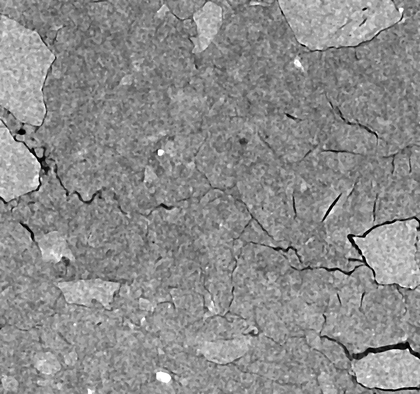
%> input picture INPUT_IMAGE.tif, 420 x 394 px, shrunk from 1206 x 1131 before the run
$ octave Crack_Segmentation_V1.0.m   (GNU Octave 9; MATLAB toolbox functions it lacks are replaced by stand-ins)
%> lines starting %> are read from the running program, lines starting %| are printed output that depends on the picture; in (x1, y1, x2, y2) boxes, pixels count from 0 and x2, y2 are one past the last pixel; in counts of white or black regions, pixels touching at a corner belong together; the program's own positions count from 1
% CRACK SEGMENTATION Version 1.0

% Fracture tracing script, currently only tested on SEM/BSE images, small size photographs and CT micrographs.
% Most important parameters to changes: MEDIAN FILTER aperture, BINARIZED bw_threshold, MORPHOLOGICAL PARAMETER gap_length1, conversion.
%
% Author: Roberto Rizzo @ HWU Edinburgh / University of Aberdeen
% Date: February 2020
% Based on Luke Griffiths (crack-extract Python Code) and Franz Abes code (FRAg)

clear;
close all;
workspace;
format short g;
format compact;

%% --------------------------- SET PARAMETERS ----------------------------
%INPUT Value of pixel per m in the analysed image
conversion= 240; % in pixel/m BSE_Test = 1115; BSE_Test2=1490

%MEDIAN FILTER
% n x m area for median filter. preferably smaller than the pore size and larger than the fracture aperature
aperture1      = [64 64];  % default [24 24]
aperture2      = [2 2]; %default [3 3]

% BINARIZATION AND FILTER PARAMETERS
% binarization threshold (1-100)
bw_threshold   = 30;  %default 30
% neighbourhoodsize (x,y) for wiener filter
wiener_area1    = [10 10];
wiener_area2    = [3 3];
% min-max range to rescale grayscale values
rescale_range  = [0 40];

% MORPHOLOGICAL PARAMETERS
% minimum fracture length in pixels (given by the major axes length, regionprops function)
frac_length     = 16;    % default 8
% largest object size (nr of pixels) to be removed
object_limit    = round((2/3).*frac_length);  % default 2/3
% gap length closed by morphological dilation-erosion
gap_length1     = round((1/3).*frac_length);   % default 1/3

% TARGETED CLOSING
% eccentricity threshold (0 is circular, 1 is line)
ecc_threshold   = 0.99;
% variation in alignment between major axis of component and end-point of a second component (-angle_var to + angle_var, in degrees)
angle_var       = 15;
% gap length between line segments closed by targeted connections
gap_length2     = 10; %default 10

% PRUNING
% length of branches to be pruned
pruning_length  = frac_length; %default none
% last size-based filter
frac_length2 = 1.*frac_length;     %default 1

%% ============================ READ DATA ================================
[FILENAME, PATHNAME] = uigetfile({'*.*'},'Select an image');
%> the answer given: INPUT_IMAGE.tif
Im_original = imread([PATHNAME FILENAME]);
%> Im_original is the input picture: size 394x420 uint8; min 0, max 255, mean 140.1
%Im_original = imread("Cor_Pre.png");

figure; imshow(Im_original,[]);
axis on;
axis image;
axis tight;
box on;
set(gca, 'FontSize', 14);
caption = sprintf('Input Image');
title(caption, 'Interpreter', 'None');
xlabel('X [px]');
ylabel('Y [px]');


% Get the dimensions of the image.
% numberOfColorChannels should be = 1 for a gray scale image, and 3 for an RGB color image.
[rows, columns, numberOfColorChannels] = size(Im_original);
%> rows = 394; columns = 420; numberOfColorChannels = 1
if numberOfColorChannels > 1
  % It's not really gray scale like we expected - it's color.
  % Use weighted sum of ALL channels to create a gray scale image.
  Im_original = rgb2gray(Im_original);
  % ALTERNATE METHOD: Convert it to gray scale by taking only the green channel,
  % which in a typical snapshot will be the least noisy channel.
  % grayImage = grayImage(:, :, 2); % Take green channel.
end

% SETTINGS FOR CUTTING DOWN SIZE FOR SPECIFIC IMAGE SIZES
% Im_original = Im_original(1:1696,1:end);
% Im_original = Im_original(1:849,1:end);

%%========================== BINARIZATION ===============================
%FILTER1 - Filter out small components
tic;
%median filter
Im_filt = medfilt2(Im_original, aperture1,'symmetric');
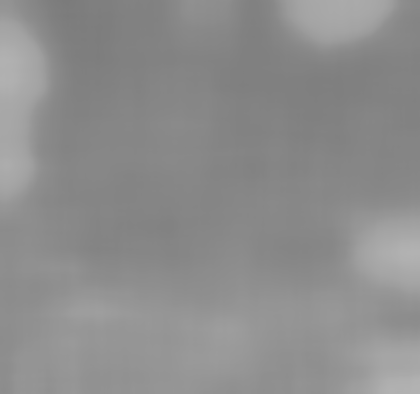
%> Im_filt: size 394x420 uint8; min 123, max 179, mean 141
% difference image
Im_filt = Im_filt - Im_original;
% remove noise
Im_filt = wiener2(Im_filt, wiener_area1);
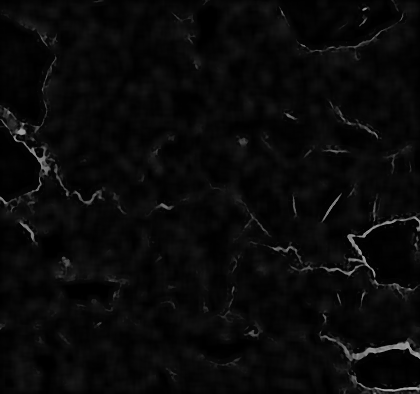
%> Im_filt: size 394x420 uint8; min 0, max 171, mean 9.5
toc;

% FILTER2 - filter out large components
tic;
% median filter
Im_filt2 = medfilt2(Im_original, aperture2,'symmetric');
% difference image
Im_filt2 = Im_filt2 - Im_original;
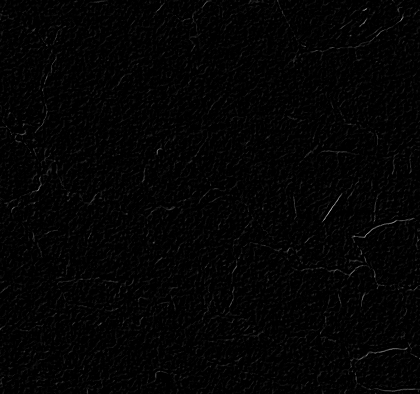
%> Im_filt2: size 394x420 uint8; min 0, max 163, mean 3.5
% remove noise
Im_filt2 = wiener2(Im_filt2, wiener_area2);
toc;

% Final filtered image
Im_filt = Im_filt+Im_filt2;

% BINARIZE
tic;
% rescale grayscale values
Im_bin = mat2gray(Im_filt,rescale_range);
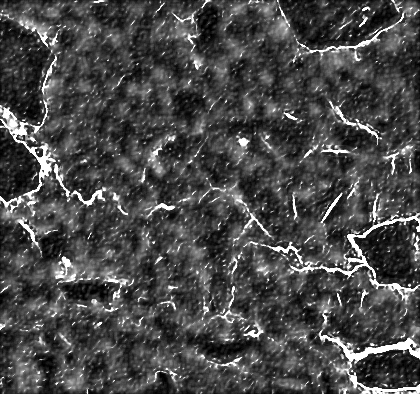
%> Im_bin: size 394x420 double; min 0, max 1, mean 0.29
% set values to zero, based on non-rescaled image
Im_bin(Im_filt < bw_threshold)= 0;
% set values to one, based on non-rescaled image
Im_bin(Im_filt >= bw_threshold)= 1;
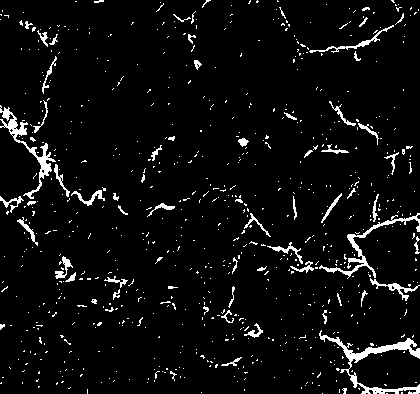
%> Im_bin: size 394x420 double; values 0 (black) and 1 (white), 5.1% white in thin lines or dots
% binarise image (convert to logical array)
Im_bin = imbinarize(Im_bin);
%> Im_bin: size 394x420 logical; 5.1% white in thin lines or dots
toc;
%display figure
figure; imshowpair(Im_filt, Im_bin, 'montage');
%> after `imshowpair(Im_filt, Im_bin, 'montage')`:
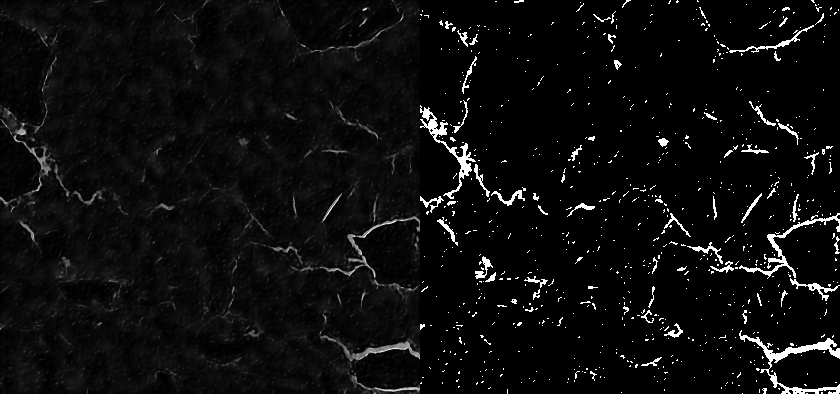
%> displayed picture: size 394x840, on the screen's scale of 0 to 255; min 0, max 255, mean 13.1
set(gca, 'FontSize',14);
title('Filtred vs. Binarized Images');
axis on;
axis image;
axis tight;
box on;
xlabel('X [px]');
ylabel('Y [px]');


% remove smallest objects
Im_bin = bwareaopen(Im_bin,object_limit);
%> Im_bin: size 394x420 logical; 4.1% white; 92 white regions (26 under 20 px), largest, box (x1, y1, x2, y2) and area: (319, 330, 420, 394) 1123, (0, 105, 56, 199) 807, (319, 213, 420, 279) 689
tic;

% angle of the line object
for alpha = 1:181
    % set orientation of line object
%> (the run ends here)
